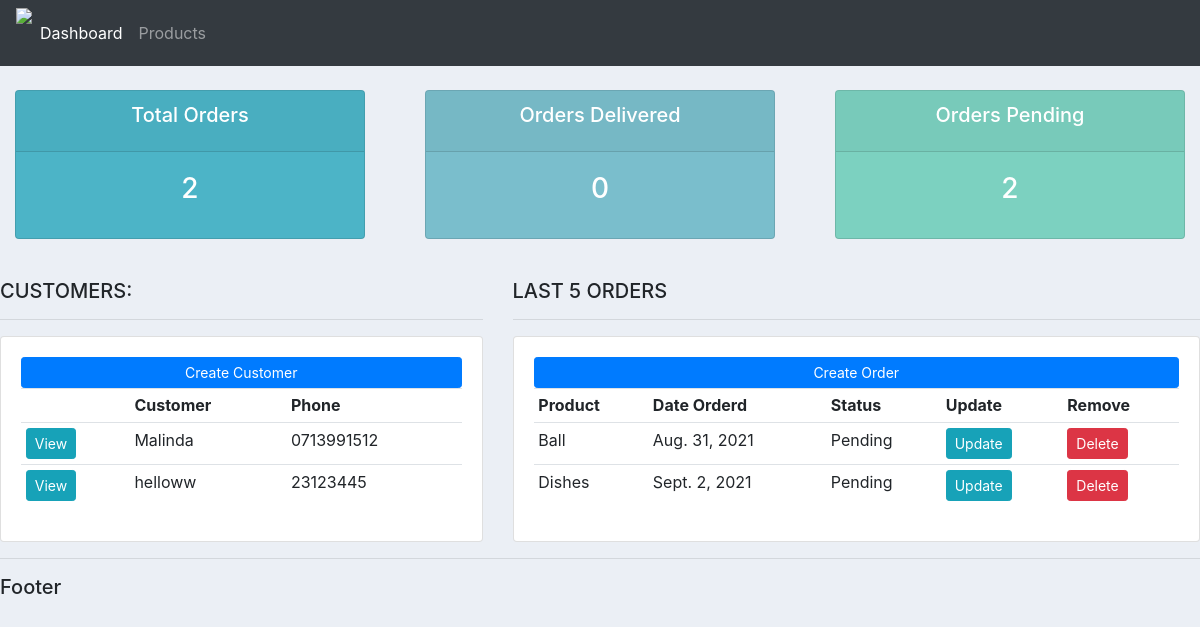
The page / on the database its author committed.
### accounts/models.py (models this page shows, shortened)
class Customer(models.Model):
    name = models.CharField(max_length=200, null=True)
    phone = models.CharField(max_length=14, null=True)
    email = models.CharField(max_length=200, null=True)
    date_created = models.DateField(auto_now_add=True, null=True)

class Order(models.Model):
    STATUS = (
        ("Pending", "Pending"),
        ("Out For Delivery", "Out For Delivery"),
        ("Delivered", "Delivered")
    )
    customer = models.ForeignKey(Customer, null=True, on_delete=models.SET_NULL)
    product = models.ForeignKey(Product, null=True, on_delete=models.SET_NULL)
    date_created = models.DateField(auto_now_add=True, null=True)
    status = models.CharField(max_length=200, null=True, choices=STATUS)

class Product(models.Model):
    CATEGORY = (
        ("Indoor", "Indoor"),
        ("Outdoor", "Ourdoor"),
    )
    name = models.CharField(max_length=200, null=True)
    price = models.FloatField(null=True)
    category = models.CharField(max_length=200, null=True, choices=CATEGORY)
    description = models.CharField(max_length=200, null=True, blank=True)
    date_created = models.DateField(auto_now_add=True, null=True)
    tags = models.ManyToManyField(Tag)
    def __str__(self):
        return self.name

### accounts/views.py (the view)
# urls.py: path('', views.home, name="home"),
def home(request):
    customers = Customer.objects.all()
    orders = Order.objects.all()
    customer_count = Customer.objects.all().count()
    order_count = Order.objects.all().count()
    delivered = Order.objects.all().filter(status="Delivered").count()
    pending = Order.objects.all().filter(status="Pending").count()
    context = {"customers": customers, "orders": orders, "customer_count": customer_count, "order_count": order_count,
               "delivered": delivered, "pending": pending}
    return render(request, "accounts/dashboard.html", context)

### accounts/templates/accounts/dashboard.html
{%  extends 'accounts/main.html' %}
{% block content %}
{%  include 'accounts/status.html' %}
<br>
<div class="row">
	<div class="col-md-5">
		<h5>CUSTOMERS:</h5>
		<hr>
		<div class="card card-body">
			<a class="btn btn-primary  btn-sm btn-block" href="">Create Customer</a>
			<table class="table table-sm">
				<tr>
                    <td></td>
					<th>Customer</th>
					<th>Phone</th>
				</tr>
				{% for customer in customers %}
					<tr>
                        <td>
                            <a class="btn btn-sm btn-info" href="{% url 'customer' customer.id %}">View</a>
                        </td>
						<td>
							{{customer.name}}
						</td>
						<td>
							{{customer.phone}}
						</td>
					</tr>
				{% endfor %}
			</table>
		</div>
	</div>
	<div class="col-md-7">
		<h5>LAST 5 ORDERS</h5>
		<hr>
		<div class="card card-body">
			<a class="btn btn-primary  btn-sm btn-block" href="{% url 'create_order' %}">Create Order</a>
			<table class="table table-sm">
				<tr>
					<th>Product</th>
					<th>Date Orderd</th>
					<th>Status</th>
					<th>Update</th>
					<th>Remove</th>
				</tr>
				{% for order in orders %}
					<tr>
						<td>
							{{order.product}}
						</td>
						<td>
							{{order.date_created}}
						</td>
						<td>
							{{order.status}}
						</td>
						<td>
							<a class="btn btn-sm btn-info" href="{% url 'update_order' order.id %}">Update</a>
						</td>
						<td>
							<a class="btn btn-sm btn-danger" href="{% url 'delete_order' order.id %}">Delete</a>
						</td>
					</tr>
				{% endfor %}
			</table>
		</div>
	</div>
</div>
{% endblock %}

### accounts/templates/accounts/main.html (shortened to what this page needs)
{% load static %}
<!DOCTYPE html>
<html lang="en">
<head>
    <link rel="stylesheet" href="https://stackpath.bootstrapcdn.com/bootstrap/4.4.1/css/bootstrap.min.css">
    <link   rel="stylesheet" type="text/css" href="{% static 'css/main.css' %}">
</head>
<body>
    {% include 'accounts/navbar.html'%}
    {% block content %}
    {% endblock %}
    <hr>
    <h5>Footer</h5>
</body>
</html>

### accounts/templates/accounts/navbar.html (shortened to what this page needs)
{% load static %}
<nav class="navbar navbar-expand-lg navbar-dark bg-dark">
  <img class="batman-logo" src="{%  static 'images/Logo.png' %}">
  <div class="collapse navbar-collapse" id="navbarNav">
    <ul class="navbar-nav">
      <li class="nav-item active">
        <a class="nav-link" href="{% url 'home' %}">Dashboard </a>
      </li>
      <li class="nav-item">
        <a class="nav-link" href="{% url 'products' %}">Products</a>
      </li>
    </ul>
  </div>
</nav>

### accounts/templates/accounts/status.html
<br>
<div class="row">
	<div class="col">
		<div class="col-md">
			<div class="card text-center text-white  mb-3" id="total-orders">
			  	<div class="card-header">
			  		<h5 class="card-title">Total Orders</h5>
			  	</div>
			  	<div class="card-body">
			    	<h3 class="card-title">{{customer_count}}</h3>
			  	</div>
			</div>
		</div>
	</div>
	<div class="col">
		<div class="col-md">
			<div class="card text-center text-white  mb-3" id="orders-delivered">
			  	<div class="card-header">
			  		<h5 class="card-title">Orders Delivered</h5>
			  	</div>
			  	<div class="card-body">
			    	<h3 class="card-title">{{delivered}}</h3>
			  	</div>
			</div>
		</div>
	</div>
	<div class="col">
		<div class="col-md">
			<div class="card text-center text-white  mb-3" id="orders-pending">
			  	<div class="card-header">
			  		<h5 class="card-title">Orders Pending</h5>
			  	</div>
			  	<div class="card-body">
			    	<h3 class="card-title">{{pending}}</h3>
			  	</div>
			</div>
		</div>
	</div>
</div>

### static/css/main.css (style rules this page uses)
body { background-color: #ebeff5; }
#total-orders { background-color: #4cb4c7; }
#orders-delivered { background-color: #7abecc; }
#orders-pending { background-color: #7CD1C0; }
.batman-logo { height : 50px; }

### rows shown on the page
Customer: name "Malinda", phone "0713991512"
Customer: name "helloww", phone "23123445"
Order: product "Ball", date_created "Aug. 31, 2021", status "Pending"
Order: product "Dishes", date_created "Sept. 2, 2021", status "Pending"

### other values the page prints
{{ customer_count }} "2"
{{ delivered }} "0"
{{ pending }} "2"
